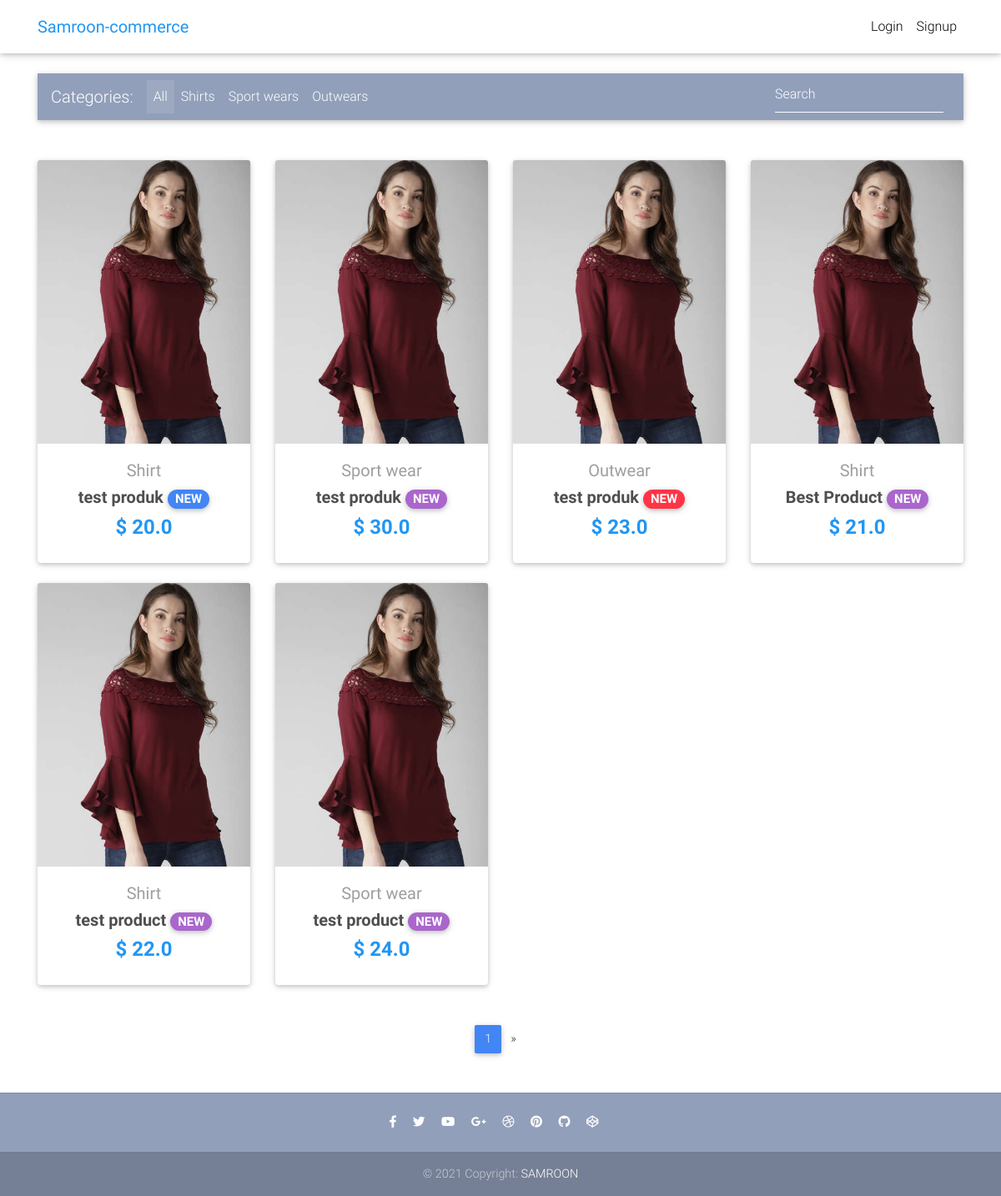
The page / on the database its author committed.
### src/models.py (models this page shows, shortened)
class Item(models.Model):
    title = models.CharField(max_length=100)
    price = models.FloatField(blank=True, null=True)
    discount_price = models.FloatField(blank=True, null=True)
    category = models.CharField(choices=CATEGORY_CHOICES, max_length=2)
    label = models.CharField(choices=LABEL_CHOICES, max_length=1)
    slug = models.SlugField(blank=True, unique=True)
    description = models.TextField()
    image = models.ImageField()
    def get_absolute_url(self):
        return reverse("src:product", kwargs={
            'slug': self.slug,
        })

### src/views.py (the view)
# urls.py: path('', HomeView.as_view(), name='home'),
class HomeView(ListView):
    model = Item
    paginate_by = 6
    template_name = "home.html"

### templates/home.html (shortened to what this page needs)
{% extends "base.html" %}
{% block content %}
  <main>
    <div class="container">
      <nav class="navbar navbar-expand-lg navbar-dark mdb-color lighten-3 mt-3 mb-5">
        <span class="navbar-brand">Categories:</span>
        <div class="collapse navbar-collapse" id="basicExampleNav">
          <ul class="navbar-nav mr-auto">
            <li class="nav-item active">
              <a class="nav-link" href="#">All
              </a>
            </li>
            <li class="nav-item">
              <a class="nav-link" href="#">Shirts</a>
            </li>
            <li class="nav-item">
              <a class="nav-link" href="#">Sport wears</a>
            </li>
            <li class="nav-item">
              <a class="nav-link" href="#">Outwears</a>
            </li>
          </ul>
          <form class="form-inline">
            <div class="md-form my-0">
              <input class="form-control mr-sm-2" type="text" placeholder="Search" aria-label="Search">
            </div>
          </form>
        </div>
      </nav>
      <section class="text-center mb-4">
        <div class="row wow fadeIn">
          {% for item in object_list %}
          <div class="col-lg-3 col-md-6 mb-4">
            <div class="card">
              <div class="view overlay">
                <img src="{{ item.image.url }}" class="card-img-top">
              </div>
              <div class="card-body text-center">
                <a href="" class="grey-text">
                  <h5>{{ item.get_category_display }}</h5>
                </a>
                <h5>
                  <strong>
                    <a href="{{ item.get_absolute_url }}" class="dark-grey-text">{{ item.title }}
                      <span class="badge badge-pill {{ item.get_label_display }}-color">NEW</span>
                    </a>
                  </strong>
                </h5>
                <h4 class="font-weight-bold blue-text">
                  <strong>$
                  {% if item.discount_price %}
                  {{ item.discount_price }}
                  {% else %}
                  {{ item.price }}
                  {% endif %}
                  </strong>
                </h4>
              </div>
            </div>
          </div>
          {% endfor %}
        </div>
      </section>
      {% if is_paginated %}
      <nav class="d-flex justify-content-center wow fadeIn">
        <ul class="pagination pg-blue">
          <li class="page-item active">
            <a class="page-link" href="?page={{ page_obj.number }}">{{ page_obj.number }}
            </a>
          </li>
          {% if page_obj.has_next %}
          <li class="page-item">
            <a class="page-link" href="?page={{ page_obj.next_page_number }}" aria-label="Next">
              <span aria-hidden="true">&raquo;</span>
            </a>
          </li>
          {% endif %}
        </ul>
      </nav>
      {% endif %}
    </div>
  </main>
{% endblock content %}

### templates/base.html (shortened to what this page needs)
{% load static %}
<!DOCTYPE html>
<html lang="en">
<head>
  <link rel="stylesheet" href="https://use.fontawesome.com/releases/v5.8.1/css/all.css">
  <link href="{% static 'css/bootstrap.min.css' %}" rel="stylesheet">
  <link href="{% static 'css/mdb.min.css' %}" rel="stylesheet">
  <link href="{% static 'css/style.min.css' %}" rel="stylesheet">
</head>
{% include "navbar.html" %}
<body>
    <div class="mt-5 pt-4">
    </div>
    {% block content %}
    {% endblock content %}
    {% include "footer.html" %}
</body>
</html>

### templates/navbar.html (shortened to what this page needs)
{% load cart_template_tags %}
<nav class="navbar fixed-top navbar-expand-lg navbar-light white scrolling-navbar">
    <div class="container">
      <a class="navbar-brand waves-effect" href="/">
        <strong class="blue-text">Samroon-commerce</strong>
      </a>
      <div class="collapse navbar-collapse" id="navbarSupportedContent">
        <ul class="navbar-nav nav-flex-icons">
          {% if request.user.is_authenticated %}
          <li class="nav-item">
            <a href="{% url 'src:order-summary' %}" class="nav-link waves-effect">
              <span class="badge red z-depth-1 mr-1"> {{ request.user|cart_item_count }} </span>
              <i class="fas fa-shopping-cart"></i>
              <span class="clearfix d-none d-sm-inline-block"> Cart </span>
            </a>
          </li>
          <li class="nav-item">
            <a class="nav-link waves-effect" href="{% url 'account_logout' %}">
              <span class="clearfix d-none d-sm-inline-block"> Logout </span>
            </a>
          </li>
          {% else %}
          <li class="nav-item">
            <a class="nav-link waves-effect" href="{% url 'account_login' %}">
              <span class="clearfix d-none d-sm-inline-block"> Login </span>
            </a>
          </li>
          <li class="nav-item">
            <a class="nav-link waves-effect" href="{% url 'account_signup' %}">
              <span class="clearfix d-none d-sm-inline-block"> Signup </span>
            </a>
          </li>
          {% endif %}
        </ul>
      </div>
    </div>
  </nav>

### templates/footer.html
<footer class="page-footer text-center font-small mt-4 wow fadeIn">
    <hr class="my-4">
    <div class="pb-4">
      <a href="https://www.facebook.com" target="_blank">
        <i class="fab fa-facebook-f mr-3"></i>
      </a>
      <a href="https://twitter.com" target="_blank">
        <i class="fab fa-twitter mr-3"></i>
      </a>
      <a href="https://www.youtube.com" target="_blank">
        <i class="fab fa-youtube mr-3"></i>
      </a>
      <a href="https://plus.google.com/u/0/b/107863090883699620484" target="_blank">
        <i class="fab fa-google-plus-g mr-3"></i>
      </a>
      <a href="https://dribbble.com/" target="_blank">
        <i class="fab fa-dribbble mr-3"></i>
      </a>
      <a href="https://pinterest.com" target="_blank">
        <i class="fab fa-pinterest mr-3"></i>
      </a>
      <a href="https://github.com/" target="_blank">
        <i class="fab fa-github mr-3"></i>
      </a>
      <a href="#" target="_blank">
        <i class="fab fa-codepen mr-3"></i>
      </a>
    </div>
    <div class="footer-copyright py-3">
      © 2021 Copyright:
      <a href="#" target="_blank"> SAMROON </a>
    </div>
  </footer>

### templates/scripts.html (shortened to what this page needs)
{% load static %}

### templates/base.html (style rules this page uses)
html, body, header, .carousel { height: 60vh; }

### rows shown on the page
Item: image (picture), category "Shirt", title "test produk", price "20.0"
Item: image (picture), category "Sport wear", title "test produk", price "30.0"
Item: image (picture), category "Outwear", title "test produk", price "23.0"
Item: image (picture), category "Shirt", title "Best Product", price "21.0"
Item: image (picture), category "Shirt", title "test product", price "22.0"
Item: image (picture), category "Sport wear", title "test product", price "24.0"

### other values the page prints
{{ page_obj.number }} "1"
